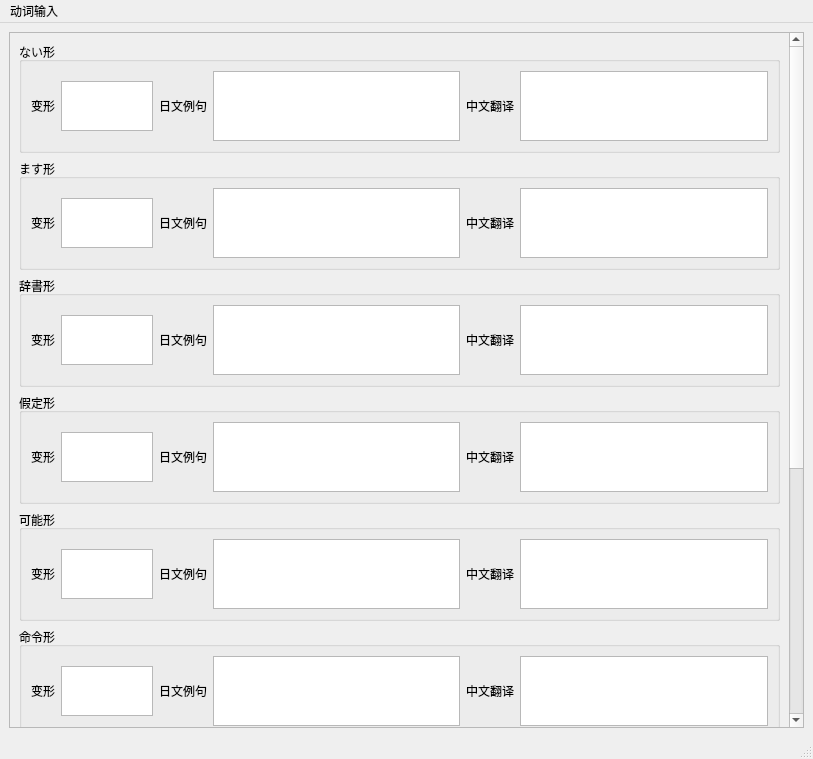
<?xml version="1.0" encoding="UTF-8"?>
<ui version="4.0">
 <class>MainWindow</class>
 <widget class="QMainWindow" name="MainWindow">
  <property name="geometry">
   <rect>
    <x>0</x>
    <y>0</y>
    <width>813</width>
    <height>759</height>
   </rect>
  </property>
  <property name="windowTitle">
   <string>MainWindow</string>
  </property>
  <widget class="QWidget" name="centralwidget">
   <layout class="QVBoxLayout" name="verticalLayout">
    <item>
     <widget class="QScrollArea" name="scrollArea">
      <property name="widgetResizable">
       <bool>true</bool>
      </property>
      <widget class="QWidget" name="scrollAreaWidgetContents">
       <property name="geometry">
        <rect>
         <x>0</x>
         <y>-341</y>
         <width>779</width>
         <height>1126</height>
        </rect>
       </property>
       <layout class="QGridLayout" name="gridLayout">
        <item row="10" column="0">
         <layout class="QHBoxLayout" name="horizontalLayout_10">
          <item>
           <spacer name="horizontalSpacer_2">
            <property name="orientation">
             <enum>Qt::Orientation::Horizontal</enum>
            </property>
            <property name="sizeHint" stdset="0">
             <size>
              <width>40</width>
              <height>20</height>
             </size>
            </property>
           </spacer>
          </item>
          <item>
           <widget class="QPushButton" name="pushButtonSave">
            <property name="minimumSize">
             <size>
              <width>100</width>
              <height>0</height>
             </size>
            </property>
            <property name="text">
             <string>保存动词</string>
            </property>
           </widget>
          </item>
          <item>
           <spacer name="horizontalSpacer">
            <property name="orientation">
             <enum>Qt::Orientation::Horizontal</enum>
            </property>
            <property name="sizeHint" stdset="0">
             <size>
              <width>20</width>
              <height>20</height>
             </size>
            </property>
           </spacer>
          </item>
          <item>
           <widget class="QPushButton" name="pushButtonCleanup">
            <property name="minimumSize">
             <size>
              <width>100</width>
              <height>0</height>
             </size>
            </property>
            <property name="text">
             <string>清空所有输入</string>
            </property>
           </widget>
          </item>
         </layout>
        </item>
        <item row="4" column="0">
         <widget class="QGroupBox" name="groupBoxSubForm">
          <property name="title">
           <string>假定形</string>
          </property>
          <layout class="QHBoxLayout" name="horizontalLayout_4">
           <item>
            <widget class="QLabel" name="labelSubForm">
             <property name="text">
              <string>变形</string>
             </property>
            </widget>
           </item>
           <item>
            <widget class="QTextEdit" name="textEditSubForm">
             <property name="maximumSize">
              <size>
               <width>100</width>
               <height>50</height>
              </size>
             </property>
            </widget>
           </item>
           <item>
            <widget class="QLabel" name="labelSubExample">
             <property name="text">
              <string>日文例句</string>
             </property>
            </widget>
           </item>
           <item>
            <widget class="QPlainTextEdit" name="plainTextEditSubExample"/>
           </item>
           <item>
            <widget class="QLabel" name="labelSubTranslate">
             <property name="text">
              <string>中文翻译</string>
             </property>
            </widget>
           </item>
           <item>
            <widget class="QPlainTextEdit" name="plainTextEditSubTranslate"/>
           </item>
          </layout>
         </widget>
        </item>
        <item row="6" column="0">
         <widget class="QGroupBox" name="groupBoxOrderForm">
          <property name="title">
           <string>命令形</string>
          </property>
          <layout class="QHBoxLayout" name="horizontalLayout_6">
           <item>
            <widget class="QLabel" name="labelOrderForm">
             <property name="text">
              <string>变形</string>
             </property>
            </widget>
           </item>
           <item>
            <widget class="QTextEdit" name="textEditOrderForm">
             <property name="maximumSize">
              <size>
               <width>100</width>
               <height>50</height>
              </size>
             </property>
            </widget>
           </item>
           <item>
            <widget class="QLabel" name="labelOrderExample">
             <property name="text">
              <string>日文例句</string>
             </property>
            </widget>
           </item>
           <item>
            <widget class="QPlainTextEdit" name="plainTextEditOrderExample"/>
           </item>
           <item>
            <widget class="QLabel" name="labelOrderTranslate">
             <property name="text">
              <string>中文翻译</string>
             </property>
            </widget>
           </item>
           <item>
            <widget class="QPlainTextEdit" name="plainTextEditOrderTranslate"/>
           </item>
          </layout>
         </widget>
        </item>
        <item row="2" column="0">
         <widget class="QGroupBox" name="groupBoxMasu">
          <property name="title">
           <string>ます形</string>
          </property>
          <layout class="QHBoxLayout" name="horizontalLayout_2">
           <item>
            <widget class="QLabel" name="labelMasuForm">
             <property name="text">
              <string>变形</string>
             </property>
            </widget>
           </item>
           <item>
            <widget class="QTextEdit" name="textEditMasuForm">
             <property name="maximumSize">
              <size>
               <width>100</width>
               <height>50</height>
              </size>
             </property>
            </widget>
           </item>
           <item>
            <widget class="QLabel" name="labelMasuExample">
             <property name="text">
              <string>日文例句</string>
             </property>
            </widget>
           </item>
           <item>
            <widget class="QPlainTextEdit" name="plainTextEditMasuExample"/>
           </item>
           <item>
            <widget class="QLabel" name="labelMasuTranslate">
             <property name="text">
              <string>中文翻译</string>
             </property>
            </widget>
           </item>
           <item>
            <widget class="QPlainTextEdit" name="plainTextEditMasuTranslate"/>
           </item>
          </layout>
         </widget>
        </item>
        <item row="9" column="0">
         <widget class="QGroupBox" name="groupBoxTaFrom">
          <property name="title">
           <string>た形</string>
          </property>
          <layout class="QHBoxLayout" name="horizontalLayout_9">
           <item>
            <widget class="QLabel" name="labelTaForm">
             <property name="text">
              <string>变形</string>
             </property>
            </widget>
           </item>
           <item>
            <widget class="QTextEdit" name="textEditTaForm">
             <property name="maximumSize">
              <size>
               <width>100</width>
               <height>50</height>
              </size>
             </property>
            </widget>
           </item>
           <item>
            <widget class="QLabel" name="labelTaExample">
             <property name="text">
              <string>日文例句</string>
             </property>
            </widget>
           </item>
           <item>
            <widget class="QPlainTextEdit" name="plainTextEditTaExample"/>
           </item>
           <item>
            <widget class="QLabel" name="labelTaTranslate">
             <property name="text">
              <string>中文翻译</string>
             </property>
            </widget>
           </item>
           <item>
            <widget class="QPlainTextEdit" name="plainTextEditTaTranslate"/>
           </item>
          </layout>
         </widget>
        </item>
        <item row="5" column="0">
         <widget class="QGroupBox" name="groupBoxCondForm">
          <property name="title">
           <string>可能形</string>
          </property>
          <layout class="QHBoxLayout" name="horizontalLayout_5">
           <item>
            <widget class="QLabel" name="labelCondForm">
             <property name="text">
              <string>变形</string>
             </property>
            </widget>
           </item>
           <item>
            <widget class="QTextEdit" name="textEditCondForm">
             <property name="maximumSize">
              <size>
               <width>100</width>
               <height>50</height>
              </size>
             </property>
            </widget>
           </item>
           <item>
            <widget class="QLabel" name="labelCondExample">
             <property name="text">
              <string>日文例句</string>
             </property>
            </widget>
           </item>
           <item>
            <widget class="QPlainTextEdit" name="plainTextEditCondExample"/>
           </item>
           <item>
            <widget class="QLabel" name="labelCondTranslate">
             <property name="text">
              <string>中文翻译</string>
             </property>
            </widget>
           </item>
           <item>
            <widget class="QPlainTextEdit" name="plainTextEditCondTranslate"/>
           </item>
          </layout>
         </widget>
        </item>
        <item row="3" column="0">
         <widget class="QGroupBox" name="groupBoxDict">
          <property name="title">
           <string>辞書形</string>
          </property>
          <layout class="QHBoxLayout" name="horizontalLayout_3">
           <item>
            <widget class="QLabel" name="labelDictForm">
             <property name="text">
              <string>变形</string>
             </property>
            </widget>
           </item>
           <item>
            <widget class="QTextEdit" name="textEditDictForm">
             <property name="maximumSize">
              <size>
               <width>100</width>
               <height>50</height>
              </size>
             </property>
            </widget>
           </item>
           <item>
            <widget class="QLabel" name="labelDictExample">
             <property name="text">
              <string>日文例句</string>
             </property>
            </widget>
           </item>
           <item>
            <widget class="QPlainTextEdit" name="plainTextEditDictEsample"/>
           </item>
           <item>
            <widget class="QLabel" name="labelDictTranslate">
             <property name="text">
              <string>中文翻译</string>
             </property>
            </widget>
           </item>
           <item>
            <widget class="QPlainTextEdit" name="plainTextEditDictTranslate"/>
           </item>
          </layout>
         </widget>
        </item>
        <item row="8" column="0">
         <widget class="QGroupBox" name="groupBoxTeForm">
          <property name="title">
           <string>て形</string>
          </property>
          <layout class="QHBoxLayout" name="horizontalLayout_8">
           <item>
            <widget class="QLabel" name="labelTeForm">
             <property name="text">
              <string>变形</string>
             </property>
            </widget>
           </item>
           <item>
            <widget class="QTextEdit" name="textEditTeForm">
             <property name="maximumSize">
              <size>
               <width>100</width>
               <height>50</height>
              </size>
             </property>
            </widget>
           </item>
           <item>
            <widget class="QLabel" name="labelTeExample">
             <property name="text">
              <string>日文例句</string>
             </property>
            </widget>
           </item>
           <item>
            <widget class="QPlainTextEdit" name="plainTextEditTeExample"/>
           </item>
           <item>
            <widget class="QLabel" name="labelTeTranslate">
             <property name="text">
              <string>中文翻译</string>
             </property>
            </widget>
           </item>
           <item>
            <widget class="QPlainTextEdit" name="plainTextEditTeTranslate"/>
           </item>
          </layout>
         </widget>
        </item>
        <item row="7" column="0">
         <widget class="QGroupBox" name="groupBoxDesireForm">
          <property name="title">
           <string>意向形</string>
          </property>
          <layout class="QHBoxLayout" name="horizontalLayout_7">
           <item>
            <widget class="QLabel" name="labelDesireForm">
             <property name="text">
              <string>变形</string>
             </property>
            </widget>
           </item>
           <item>
            <widget class="QTextEdit" name="textEditDesireForm">
             <property name="maximumSize">
              <size>
               <width>100</width>
               <height>50</height>
              </size>
             </property>
            </widget>
           </item>
           <item>
            <widget class="QLabel" name="labelDesireExample">
             <property name="text">
              <string>日文例句</string>
             </property>
            </widget>
           </item>
           <item>
            <widget class="QPlainTextEdit" name="plainTextEditDesireExample"/>
           </item>
           <item>
            <widget class="QLabel" name="labelDesireTranslate">
             <property name="text">
              <string>中文翻译</string>
             </property>
            </widget>
           </item>
           <item>
            <widget class="QPlainTextEdit" name="plainTextEditDesireTranslate"/>
           </item>
          </layout>
         </widget>
        </item>
        <item row="1" column="0">
         <widget class="QGroupBox" name="groupBoxNai">
          <property name="title">
           <string>ない形</string>
          </property>
          <layout class="QHBoxLayout" name="horizontalLayout_11">
           <item>
            <widget class="QLabel" name="labelNaiForm">
             <property name="text">
              <string>变形</string>
             </property>
            </widget>
           </item>
           <item>
            <widget class="QTextEdit" name="textEditNaiForm">
             <property name="maximumSize">
              <size>
               <width>100</width>
               <height>50</height>
              </size>
             </property>
            </widget>
           </item>
           <item>
            <widget class="QLabel" name="labelNaiExample">
             <property name="text">
              <string>日文例句</string>
             </property>
            </widget>
           </item>
           <item>
            <widget class="QPlainTextEdit" name="plainTextEditNaiExample"/>
           </item>
           <item>
            <widget class="QLabel" name="labelNaiTranslate">
             <property name="text">
              <string>中文翻译</string>
             </property>
            </widget>
           </item>
           <item>
            <widget class="QPlainTextEdit" name="plainTextEditNaiTranslate"/>
           </item>
          </layout>
         </widget>
        </item>
       </layout>
      </widget>
     </widget>
    </item>
   </layout>
  </widget>
  <widget class="QStatusBar" name="statusbar"/>
  <widget class="QMenuBar" name="menubar">
   <property name="geometry">
    <rect>
     <x>0</x>
     <y>0</y>
     <width>813</width>
     <height>23</height>
    </rect>
   </property>
   <widget class="QMenu" name="menu">
    <property name="title">
     <string>动词输入</string>
    </property>
   </widget>
   <addaction name="menu"/>
  </widget>
 </widget>
 <resources/>
 <connections/>
</ui>
